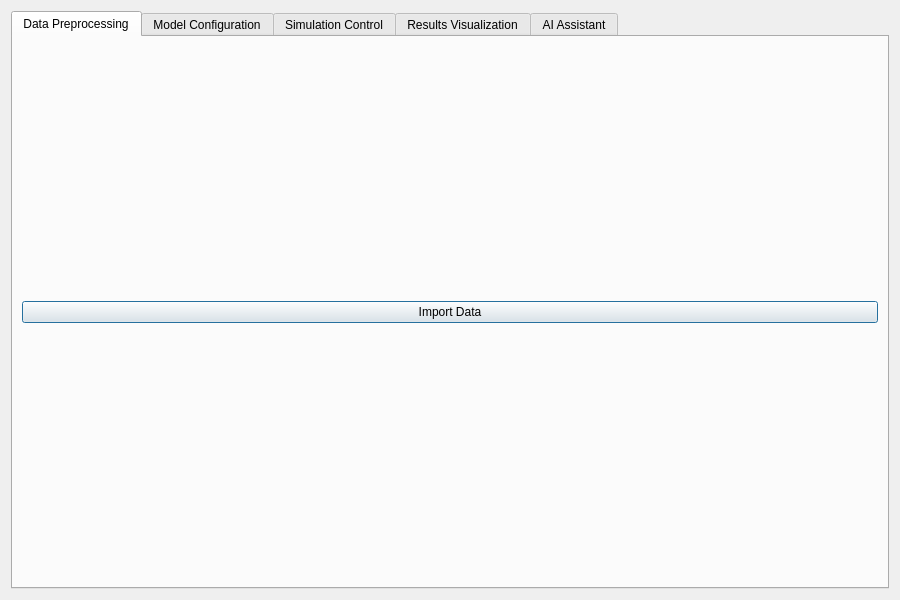
<?xml version="1.0" encoding="UTF-8"?>
<ui version="4.0">
 <class>SPAGeoMainDialog</class>
 <widget class="QDialog" name="SPAGeoMainDialog">
  <property name="windowTitle">
   <string>SPAGeo - Smart Predictive Aquifer &amp; Groundwater Engineering Optimizer</string>
  </property>
  <property name="minimumSize">
   <size>
    <width>900</width>
    <height>600</height>
   </size>
  </property>
  <layout class="QVBoxLayout" name="mainLayout">
   <item>
    <widget class="QTabWidget" name="tabs">
     <widget class="QWidget" name="tab_data">
      <attribute name="title">
       <string>Data Preprocessing</string>
      </attribute>
      <layout class="QVBoxLayout" name="dataLayout">
       <item>
        <widget class="QPushButton" name="btn_import_data">
         <property name="text">
          <string>Import Data</string>
         </property>
        </widget>
       </item>
      </layout>
     </widget>
     <widget class="QWidget" name="tab_config">
      <attribute name="title">
       <string>Model Configuration</string>
      </attribute>
      <layout class="QVBoxLayout" name="configLayout">
       <item>
        <widget class="QPushButton" name="btn_auto_build">
         <property name="text">
          <string>Auto Build Model</string>
         </property>
        </widget>
       </item>
      </layout>
     </widget>
     <widget class="QWidget" name="tab_simulation">
      <attribute name="title">
       <string>Simulation Control</string>
      </attribute>
      <layout class="QVBoxLayout" name="simulationLayout">
       <item>
        <widget class="QPushButton" name="btn_run_simulation">
         <property name="text">
          <string>Run Simulation</string>
         </property>
        </widget>
       </item>
      </layout>
     </widget>
     <widget class="QWidget" name="tab_results">
      <attribute name="title">
       <string>Results Visualization</string>
      </attribute>
      <layout class="QVBoxLayout" name="resultsLayout">
       <item>
        <widget class="QPushButton" name="btn_export_results">
         <property name="text">
          <string>Export Results</string>
         </property>
        </widget>
       </item>
      </layout>
     </widget>
     <widget class="QWidget" name="tab_ai">
      <attribute name="title">
       <string>AI Assistant</string>
      </attribute>
      <layout class="QVBoxLayout" name="aiLayout"/>
     </widget>
    </widget>
   </item>
  </layout>
 </widget>
 <resources/>
 <connections/>
</ui>
